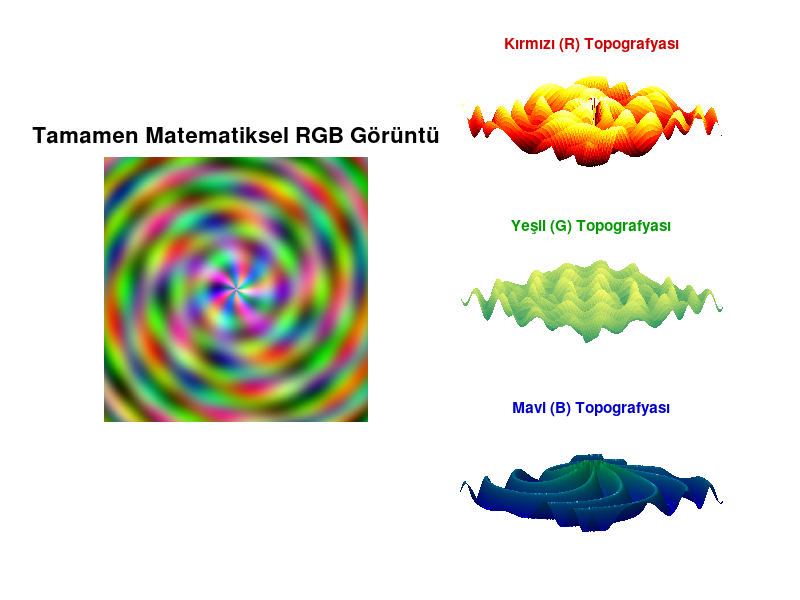

Here is the MATLAB script that generated this plot:
% =========================================================================
% Script Name: math_artist.m
% Description: Generates an artificial, purely mathematical RGB image 
%              and visualizes the mathematical topography of each channel.
% Author: Antigravity (Görüntü İşleme ve Matlab/Octave Uzmanı)
% Compatibility: MATLAB & GNU Octave
% =========================================================================

% 1. Grid Kurulumu (1000x1000 çözünürlük)
% Vektörize işlemler için meshgrid kullanıyoruz.
N = 1000;
x = linspace(-pi, pi, N);
y = linspace(-pi, pi, N);
[X, Y] = meshgrid(x, y);

% Kutupsal koordinatlara dönüştürme (Estetik fonksiyonlar için)
R = sqrt(X.^2 + Y.^2);     % Yarıçap (Merkeze uzaklık)
Theta = atan2(Y, X);       % Açı (Radyan cinsinden)

% 2. Kanallar için Matematiksel Fonksiyonların Tanımlanması
% Her kanal tamamen vektörize olarak (for döngüsü olmadan) hesaplanır.

% Kırmızı Kanal (R): Sarmal dalgalar ve yüksek frekanslı girişimler.
% sin(3*R + 5*Theta): 5 kollu sarmal yapısı
% cos(X.^2 + Y.^2): Merkezden dışa doğru sıklaşan halkalar
R_channel = sin(3 * R + 5 * Theta) .* cos(X.^2 + Y.^2) + exp(-0.1 * R);

% Yeşil Kanal (G): Damalı periyodik yapı ile merkezcil dalgaların karışımı.
% sin(4*X).*cos(4*Y): Kartezyen ızgara/kare dokusu
% sin(10*R): Keskin ve sık dairesel dalgalar
G_channel = (sin(4 * X) .* cos(4 * Y)) .* exp(-0.2 * R) + 0.5 * sin(10 * R);

% Mavi Kanal (B): Merkezde parlayan ve kenarlara doğru karmaşıklaşan girdaplar.
% exp(-0.5 * R.^2): Merkezi parlama noktası (Gaussian)
% sin(7 * Theta + R.^2): Yarıçapla birlikte dönüş hızı artan girdaplar
B_channel = exp(-0.5 * R.^2) + 0.5 * sin(7 * Theta + R.^2);

% 3. Normalizasyon İşlemi
% Herhangi bir matrisi minimum 0, maksimum 1 olacak şekilde map eden anonim fonksiyon
normalize = @(Z) (Z - min(Z(:))) ./ (max(Z(:)) - min(Z(:)));

R_norm = normalize(R_channel);
G_norm = normalize(G_channel);
B_norm = normalize(B_channel);

% 4. RGB Görüntünün Birleştirilmesi
% 3D bir matris (RGB formatı) elde etmek için 3 matrisi 3. boyutta birleştiriyoruz
RGB_img = cat(3, R_norm, G_norm, B_norm);

% 5. Görselleştirme
% Ana figürü oluştur ve boyutlandır (Geniş ekran uyumlu)
fig = figure('Name', 'MathArtist: Matematiksel Sanat', 'Position', [100, 100, 1200, 600]);

% Sol Taraf: Birleştirilmiş RGB Görüntü
% 3 satır 2 sütunluk grid'de 1, 3, 5 numaralı alanları (sol sütunu) kaplar
subplot(3, 2, [1, 3, 5]);
% Octave uyumluluğu için imshow(RGB_img) veya image komutu kullanılabilir
% image komutu Octave'da Image Processing paketi olmadan daha güvenlidir
image(X(1,:), Y(:,1), RGB_img);
axis image off; % Eksenleri ve oranları düzelt
title('Tamamen Matematiksel RGB Görüntü', 'FontSize', 16, 'FontWeight', 'bold');

% Sağ Taraf: Kanalların 3D Matematiksel Topografyaları
% Performans için 1000x1000'lik yüzeyi downsample (alt örnekleme) ediyoruz (Örn: 10'da 1).
% Tüm noktaları çizmek aşırı bellek ve GPU yükü yaratır.
step = 10;
Xd = X(1:step:end, 1:step:end);
Yd = Y(1:step:end, 1:step:end);
R_down = R_norm(1:step:end, 1:step:end);
G_down = G_norm(1:step:end, 1:step:end);
B_down = B_norm(1:step:end, 1:step:end);

% Sağ Üst: Kırmızı Kanal
subplot(3, 2, 2);
surf(Xd, Yd, R_down, 'EdgeColor', 'none');
title('Kırmızı (R) Topografyası', 'Color', [0.8 0 0], 'FontWeight', 'bold');
colormap(gca, hot); % Kırmızıya uygun bir colormap
view(45, 45); 
axis tight off;

% Sağ Orta: Yeşil Kanal
subplot(3, 2, 4);
surf(Xd, Yd, G_down, 'EdgeColor', 'none');
title('Yeşil (G) Topografyası', 'Color', [0 0.6 0], 'FontWeight', 'bold');
colormap(gca, summer); % Yeşile uygun bir colormap
view(45, 45);
axis tight off;

% Sağ Alt: Mavi Kanal
subplot(3, 2, 6);
surf(Xd, Yd, B_down, 'EdgeColor', 'none');
title('Mavi (B) Topografyası', 'Color', [0 0 0.8], 'FontWeight', 'bold');
colormap(gca, winter); % Maviye uygun bir colormap
view(45, 45);
axis tight off;

% Işıklandırma (Daha estetik bir 3D görünüm için)
shading interp;
camlight left;
lighting gouraud;
